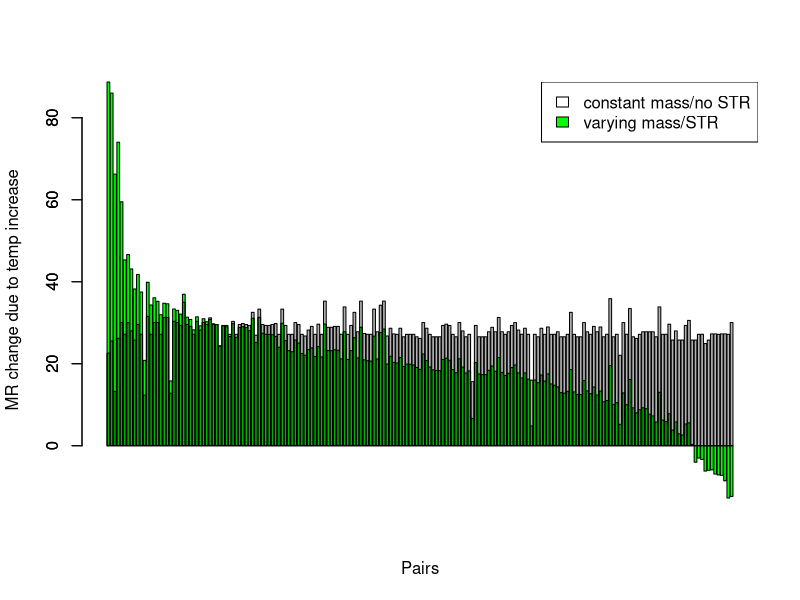
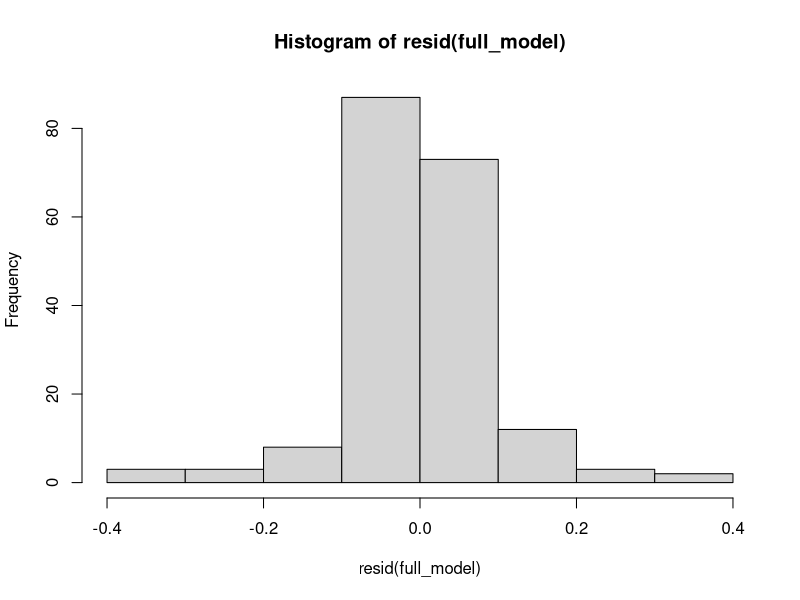
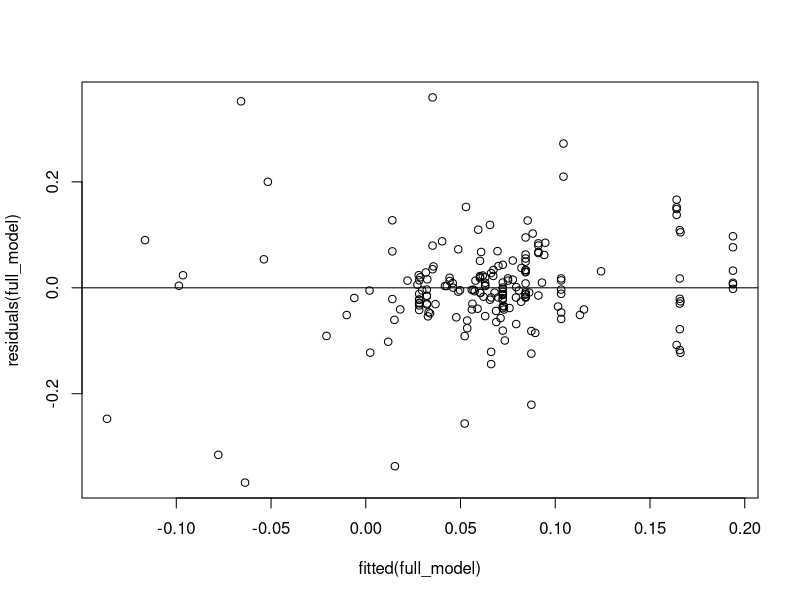
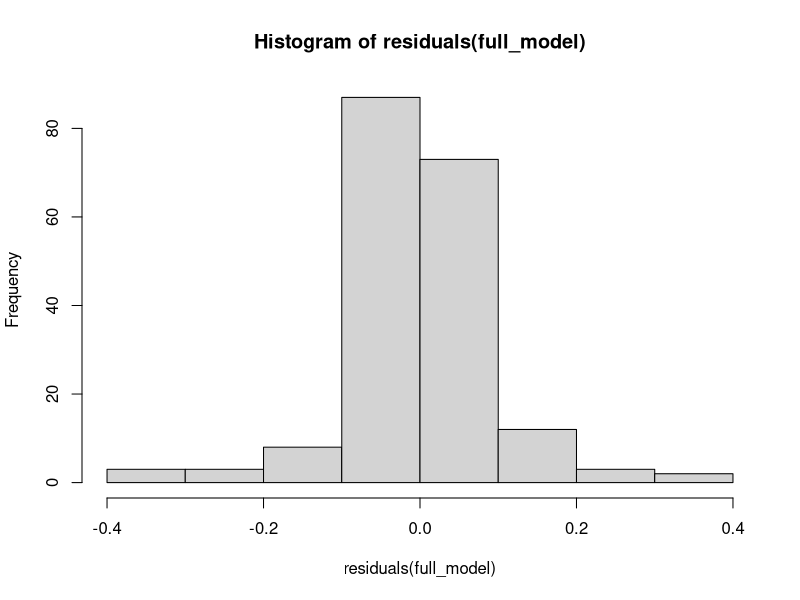
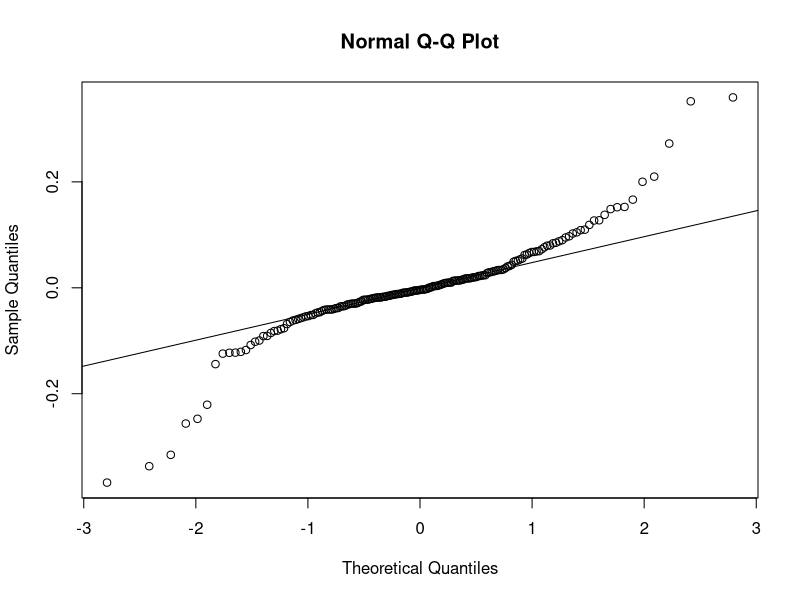
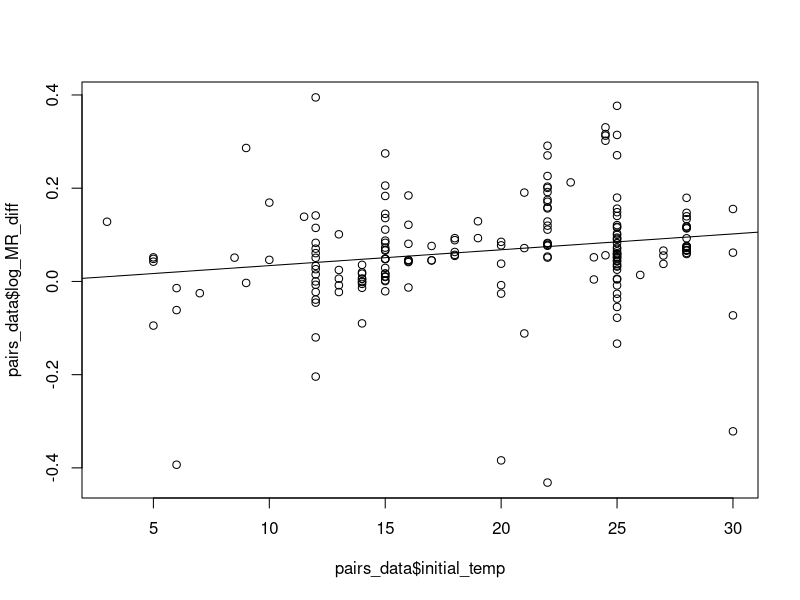
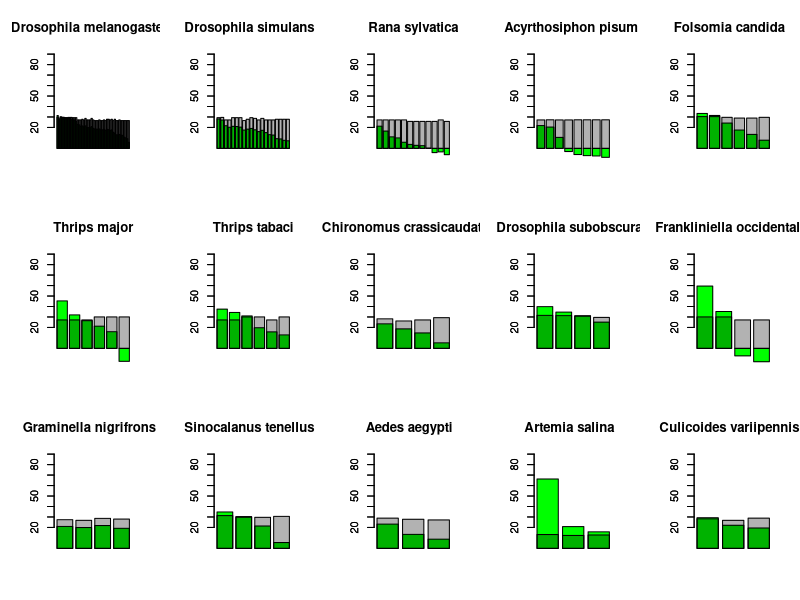
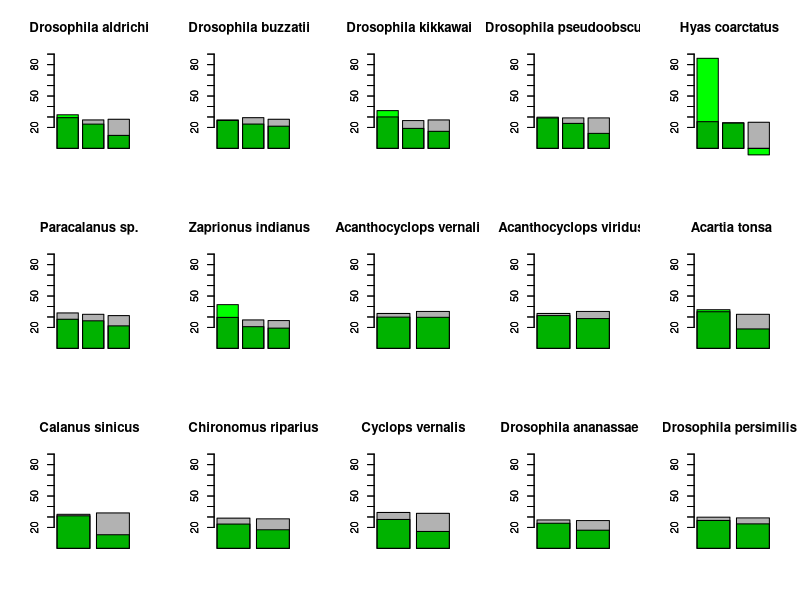

Write R code to recreate these figures, in order. (Note: this script raises an error after producing the figures.)
# Read in clean data
pairs_data = read.csv("clean_data_MTEecto.csv", stringsAsFactors = FALSE)

#---------------------------PAIRS VISUALIZATION & ANALYSIS-------------------

# Metabolic rate
pairs_data$PD_MR_CS = ((pairs_data$constantmass_metrate / pairs_data$initial_metrate) - 1) * 100
pairs_data$PD_MR_VS = ((pairs_data$final_metrate / pairs_data$initial_metrate) - 1) * 100
pairs_data$MR_diff = pairs_data$PD_MR_CS - pairs_data$PD_MR_VS
pairs_data$PD_mass = ((pairs_data$final_mass / pairs_data$initial_mass) - 1) * 100
pairs_data = pairs_data[order(pairs_data$MR_diff),]
barplot(pairs_data$PD_MR_VS, col = "green", xlab = "Pairs", ylab = "MR change due to temp increase")
barplot(pairs_data$PD_MR_CS, col = rgb(0, 0, 0, alpha = 0.3), add = TRUE)
legend("topright", c("constant mass/no STR", "varying mass/STR"), fill = c("white", "green"))

# Linear mixed model for difference in metabolic rates
pairs_data$log_MR_diff = log(pairs_data$constantmass_metrate) - log(pairs_data$final_metrate)
library(lme4)
initial_model = lmer(log_MR_diff ~ initial_temp + (1|species) + (1|Class) + (1|studyID) + (1|study), data = pairs_data)
summary(initial_model)
#removed random effects study and studyID because they explained no variability
full_model = lmer(log_MR_diff ~ initial_temp + (1|species) + (1|Class), data = pairs_data)
summary(full_model)
coef(full_model)
hist(resid(full_model))
plot(fitted(full_model), residuals(full_model)) #linearity good, heteroscedasticity
abline(h = 0)
hist(residuals(full_model))
qqnorm(residuals(full_model))
qqline(residuals(full_model)) #normality of residuals not good, but that's okay? 

# Likelihood ratio test for temp w/ linear regression plot
null_temp = lmer(log_MR_diff ~ (1|species) + (1|Class), data = pairs_data, REML = FALSE)
model_temp = lmer(log_MR_diff ~ initial_temp + (1|species) + (1|Class), data = pairs_data, REML = FALSE)
anova(null_temp, model_temp)
par(mfrow = c(1, 1))
lr = lm(pairs_data$log_MR_diff ~ pairs_data$initial_temp)
plot(pairs_data$initial_temp, pairs_data$log_MR_diff)
abline(lr)

# Likelihood ratio test for species
null_sp = lmer(log_MR_diff ~ initial_temp + (1|Class), data = pairs_data, REML = FALSE)
model_sp = lmer(log_MR_diff ~ initial_temp + (1|species) + (1|Class), data = pairs_data, REML = FALSE)
anova(null_sp, model_sp)

# Likelihood ratio test for class
null_class = lmer(log_MR_diff ~ initial_temp + (1|species), data = pairs_data, REML = FALSE)
model_class = lmer(log_MR_diff ~ initial_temp + (1|species) + (1|Class), data = pairs_data, REML = FALSE)
anova(null_class, model_class)

#---------------METABOLIC RATE ANALYSIS & VISUALIZATION----------

### Metabolic rate percent differences

#MR PDs for all pairs grouped by species
sp_names = data.frame(table(pairs_data$species))
sp_names = sp_names[order(sp_names$Freq, decreasing = TRUE),]

par(mfrow = c(3, 5))
for(name in sp_names$Var1){
  sp_df = pairs_data[pairs_data$species == name,]
  barplot(sp_df$PD_MR_VS, col = "green", main = name, ylim = c(15, 90))
  barplot(sp_df$PD_MR_CS, col = rgb(0, 0, 0, alpha = 0.3), add = TRUE)
  abline(h = 0)
}

# Average pairs' PD values to get species PD values
library(dplyr)
species_data = pairs_data %>% 
  group_by(species) %>% 
  summarise_each(funs(mean, sd), PD_MR_CS, PD_MR_VS, initial_metrate, final_metrate, constantmass_metrate)

occurrences = pairs_data %>% 
  group_by(species) %>% 
  summarise(count = n())
species_data$occurrences = occurrences$count

# Barplot
par(mfrow = c(1, 1))
species_data$PD_MR_diff = species_data$PD_MR_CS_mean - species_data$PD_MR_VS_mean
species_data = species_data[order(species_data$PD_MR_diff),]
barplot(species_data$PD_MR_VS_mean, col = "green", xlab = "Species", ylab = "MR change due to temp increase")
barplot(species_data$PD_MR_CS_mean, col = rgb(0, 0, 0, alpha = 0.3), add = TRUE)
legend("topright", c("constant mass/no STR", "varying mass/STR"), fill = c("white", "green"))

# # Average pairs' metabolic rates to get species MR values, then do PD
# species_data$PD_MR_CS_calc = ((species_data$constantmass_metrate_mean / species_data$initial_metrate_mean) - 1) * 100
# species_data$PD_MR_VS_calc = ((species_data$final_metrate_mean / species_data$initial_metrate_mean) - 1) * 100
# barplot(species_data$PD_MR_VS_calc, col = rgb(1, 0, 0, alpha = 0.2), xlab = "Species", ylab = "MR change due to temp increase", add = TRUE)
# barplot(species_data$PD_MR_CS_calc, col = rgb(0, 0, 1, alpha = 0.2), add = TRUE)
# legend("topright", c("constant mass/no STR", "varying mass/STR"), fill = c("white", "green"))

#------------------MASS ANALYSIS & VISUALIZATION---------------

#TODO: change PD_mass variable name

### Mass percent difference
pairs_data$PD_mass = ((pairs_data$constantmetrate_mass / pairs_data$initial_mass) - 1) * 100

### Mass differences for 1:1 plot
pairs_data$needed_mass_diff = pairs_data$initial_mass - pairs_data$constantmetrate_mass
pairs_data$actual_mass_diff = pairs_data$initial_mass - pairs_data$final_mass

### Mass ratio for 1:1 plot
pairs_data$needed_mass_ratio = pairs_data$constantmetrate_mass / pairs_data$initial_mass
pairs_data$actual_mass_ratio = pairs_data$final_mass / pairs_data$initial_mass

mass_comparison = replicates_data %>%
  group_by(species) %>%
  summarise_each(funs(mean), PD_mass)
species_data$PD_mass = mass_comparison$PD_mass

diffs = replicates_data %>%
  group_by(species) %>%
  summarise_each(funs(mean), needed_mass_diff, actual_mass_diff)
species_data$needed_mass_diff = diffs$needed_mass_diff
species_data$actual_mass_diff = diffs$actual_mass_diff

ratios = replicates_data %>%
  group_by(species) %>%
  summarise_each(funs(mean), needed_mass_ratio, actual_mass_ratio)
species_data$needed_mass_ratio = ratios$needed_mass_ratio
species_data$actual_mass_ratio = ratios$actual_mass_ratio

# Plot
plot(density(species_data$PD_mass), main = "Needed decrease in mass", xlim = c(-40, 10))
species_data$PD_mass_null = rnorm(45, mean = 0, sd = sd(species_data$PD_mass))
lines(density(species_data$PD_mass_null), col = "red")
legend("topright", c("red = null", "black = actual"))

plot(species_data$needed_mass_diff, species_data$actual_mass_diff, xlim = c(-86000000, 209581910), ylim = c(-86000000, 209581910))
lines(x = c(-86000000, 209581910), y = c(-86000000, 209581910))
abline(h = 0, v = 0, col = "red")

species_data$needed_mass_diff_log = log(species_data$needed_mass_diff)
species_data$actual_mass_diff_log = log(species_data$actual_mass_diff)
plot(species_data$needed_mass_diff_log, species_data$actual_mass_diff_log, xlim = c(5, 20), ylim = c(5, 20))
lines(x = c(5, 20), y = c(5, 20))
abline(h = 0, v = 0, col = "red")

plot(species_data$needed_mass_ratio, species_data$actual_mass_ratio, xlim = c(0.6, 1.1), ylim = c(0.7, 1.35))
lines(x = c(0.6, 1.35), y = c(0.6, 1.35))
abline(h = 1, v = 1, col = "red", lty = 2)
